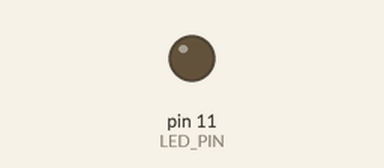
A sketch run on a simulated Arduino Uno, built with avr-gcc and run on an emulated ATmega328P. Parts: output pins drawn as LEDs (lit = HIGH).

Above: at 0.7 s.
At 5.2 s:
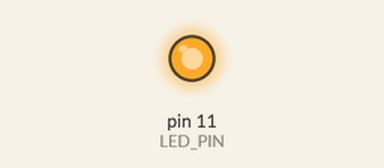
Timing chart, 0 to 6.9 s (numbered marks = the images above):
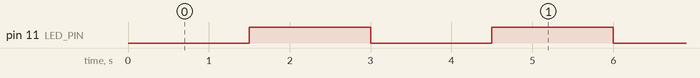

The sketch:

00_Prova_LED.ino
```cpp
// (licence header left out)
/* CIRCUITA · Proposta pròpia per al controlador Cirkids compatible UNO.
   Connexions i límits: Dossier-muntatge.html. Ús exclusiu de mòduls Cirkids
   documentats, no LEDs solts. Alimentació USB; NO unir la pila de 4,5 V a 5V.
   Revisió documental i compilació no equivalen a prova sobre el vostre kit.
*/
// M5: LED amb resistencia de sortida, segons el dossier. Sense piles externes.
// Sortida física: D11 -> R 1 kOhm -> LED +; LED - -> GND.
const byte LED_PIN = 11;
unsigned long lastChange = 0;
bool on = false;
void setup() { pinMode(LED_PIN, OUTPUT); digitalWrite(LED_PIN, LOW); }
void loop() {
  const unsigned long now = millis();
  if (now - lastChange >= 1500UL) {
    lastChange = now; on = !on; digitalWrite(LED_PIN, on ? HIGH : LOW);
  }
}
```

Measured:
- by itself, pin 11 (LED_PIN): alternates HIGH for 1.5 s and LOW for 1.5 s
